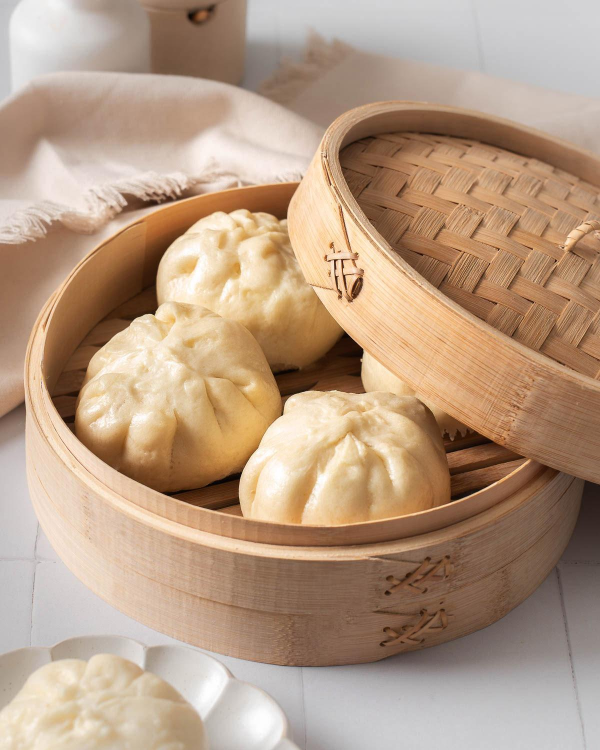
#> input picture data/images/banh_bao_20.jpg, 1200 x 1500 px, found by its file name (shown at 1/2 size); its folder holds only this picture in this run
$ jupyter execute --allow-errors load_db.ipynb
#> lines starting #> are read from the running program, lines starting #| are printed output that depends on the picture
# **Check duplicate url**

[cell 1]
import os
import pandas as pd

data_dir = r"data\urls"

# Lấy danh sách các tệp trong thư mục
#> (the rest of this cell did not finish here and is left out)

# **Download imgs**

[cell 2]
import os
import requests
import pandas as pd

[cell 3]
base_dir = 'data'
imgs_dir = os.path.join(base_dir, 'images')
urls_dir = os.path.join(base_dir, 'urls')

#> (the rest of this cell did not finish here and is left out)

*Check duplicate*

*Save imgs by url*

[cell 4]
fail =[]
# [38 lines left out: function download_img, not called in this run]

#> (a cell that did not finish here is left out)

# **Check duplicate img**

[cell 6]
from PIL import Image
import imagehash
import os
import matplotlib.pyplot as plt

def find_duplicates(directory):
#> called with directory = 'data\\images'
    hash_dict = {}
    duplicates = {}

    for filename in os.listdir(directory):
        if filename.endswith(('.png', '.jpg', '.jpeg')):
            path = os.path.join(directory, filename)
            img = Image.open(path)
#> img is the input picture: PIL image 1200x1500 RGB; mean R, G, B 182.9, 155.8, 132.4
            hash = imagehash.average_hash(img)

            if hash in hash_dict:
                if hash in duplicates:
                    duplicates[hash].append(path)
                else:
                    duplicates[hash] = [hash_dict[hash], path]
            else:
                hash_dict[hash] = path

    return duplicates

# [10 lines left out: function display_duplicates, not called in this run]

directory = r'data\images'
#> (the rest of this cell did not finish here and is left out)

#> (a cell that did not finish here is left out)

# **Display sample images from dataset**

[cell 8]
import os
from collections import defaultdict
import random
from PIL import Image
import matplotlib.pyplot as plt

[cell 9]
def get_food_name(directory):
    # Tạo từ điển với giá trị mặc định là danh sách rỗng
    food_files = defaultdict(list)

    # Lọc các tệp ảnh và phân loại theo tên món ăn
    for file_name in os.listdir(directory):
        if file_name.endswith(('.png', '.jpg', '.jpeg')):
            name, _ = os.path.splitext(file_name)
            name = name.rsplit('_', 1)[0]
            food_name = name.replace('_', ' ')

            # Thêm tên file vào danh sách của món ăn tương ứng
            food_files[food_name].append(file_name)

    return food_files

[cell 10]
def display_sample_images(dir, num_samples, target_size):
#> called with dir = 'data\\images', num_samples = 40, target_size = (224, 224)
    food_files = get_food_name (dir)

    selected_foods = random.sample(list(food_files.keys()), min(num_samples, len(food_files)))

    plt.figure(figsize=(20, 10))

    for i, food_name in enumerate(selected_foods):
        selected_file = random.choice(food_files[food_name])
        img_path = os.path.join(directory, selected_file)
        img = Image.open(img_path)

        img_resized = img.resize(target_size, Image.Resampling.LANCZOS)
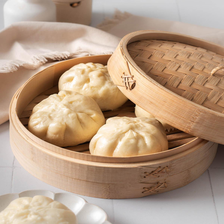
#> img_resized: PIL image 224x224 RGB; mean R, G, B 182.9, 155.7, 132.4

        # Hiển thị ảnh
        plt.subplot(4, 10, i + 1)
        plt.imshow(img_resized)
        plt.axis('off')
        plt.title(food_name, size=12)

    plt.show()

# Đường dẫn tới thư mục chứa ảnh
directory = r'data\images'

# Hiển thị ngẫu nhiên 20 ảnh từ 20 món ăn khác nhau
display_sample_images(directory, num_samples=40, target_size=(224, 224))

[cell 11]
import matplotlib.ticker as ticker

def display_statistics_number_images(directory):
#> called with directory = 'data\\images'
    food_files = get_food_name(directory)

    # Tạo từ điển chứa số lượng ảnh của mỗi món ăn
    food_counts = {food_name: len(files) for food_name, files in food_files.items()}

    # Tách tên món ăn và số lượng ảnh
    food_names = list(food_counts.keys())
    image_counts = list(food_counts.values())

    # Tạo biểu đồ cột
    plt.figure(figsize=(10, 15))
    plt.barh(food_names, image_counts, color='skyblue')
    plt.subplots_adjust(left=0.2, right=0.8, top=0.95, bottom=0.05)
    plt.gca().spines['bottom'].set_position(('outward', -40))
    # plt.gca().spines['bottom'].set_visible(False)
    plt.gca().spines['top'].set_visible(False)
    plt.gca().spines['right'].set_visible(False)
    plt.gca().spines['left'].set_visible(False)

    plt.show()
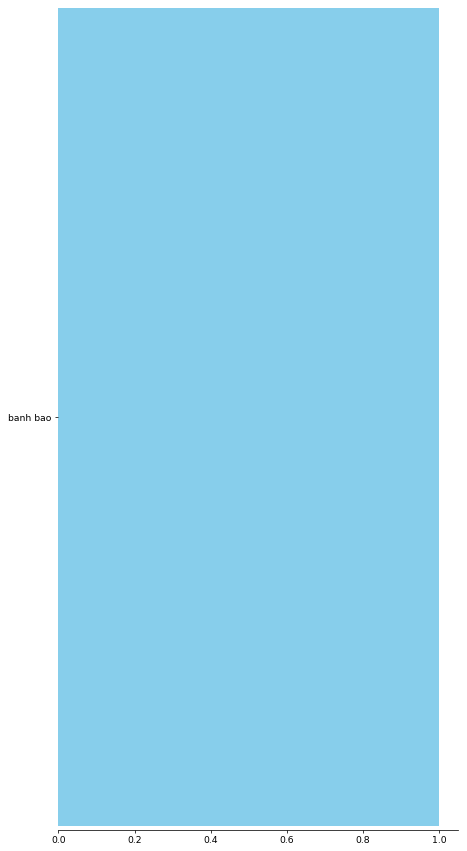
#> figure drawn by matplotlib, 1 panel

display_statistics_number_images(r'data\images')

$ run again, on data/images/banh_bao_83.jpg
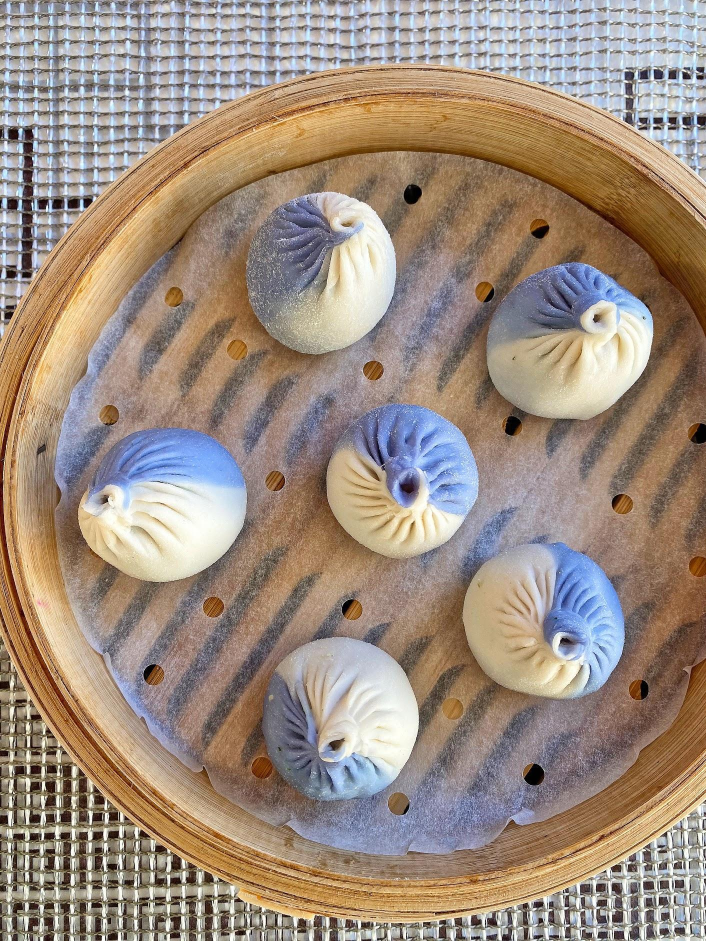
#> input picture data/images/banh_bao_83.jpg, 1412 x 1882 px, found by its file name (shown at 1/2 size)
#> in find_duplicates, img is the input picture: PIL image 1412x1882 RGB; mean R, G, B 157.6, 140.7, 127.1
#> in display_sample_images, `img_resized = img.resize(target_size, Image.Resampling.LANCZOS)`:
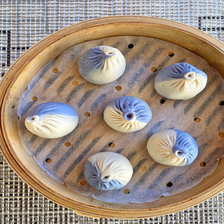
#> img_resized: PIL image 224x224 RGB; mean R, G, B 157.6, 140.7, 127.1

$ run again, on data/images/banh_beo_45.jpg
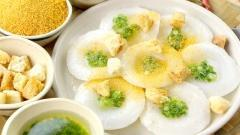
#> input picture data/images/banh_beo_45.jpg, 240 x 135 px, found by its file name
#> in find_duplicates, img is the input picture: PIL image 240x135 RGB; mean R, G, B 216.9, 203.5, 148.2
#> in display_sample_images, `img_resized = img.resize(target_size, Image.Resampling.LANCZOS)`:
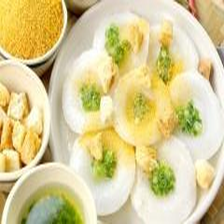
#> img_resized: PIL image 224x224 RGB; mean R, G, B 216.9, 203.5, 148.2
